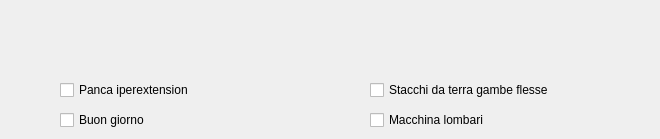
      <widget class="QWidget" name="tab_5">
       <attribute name="title">
        <string>Lombari</string>
       </attribute>
       <widget class="QCheckBox" name="checkBox_55">
        <property name="geometry">
         <rect>
          <x>60</x>
          <y>80</y>
          <width>281</width>
          <height>20</height>
         </rect>
        </property>
        <property name="text">
         <string>Panca iperextension</string>
        </property>
       </widget>
       <widget class="QCheckBox" name="checkBox_62">
        <property name="geometry">
         <rect>
          <x>60</x>
          <y>110</y>
          <width>281</width>
          <height>20</height>
         </rect>
        </property>
        <property name="text">
         <string>Buon giorno</string>
        </property>
       </widget>
       <widget class="QCheckBox" name="checkBox_57">
        <property name="geometry">
         <rect>
          <x>370</x>
          <y>110</y>
          <width>281</width>
          <height>20</height>
         </rect>
        </property>
        <property name="text">
         <string>Macchina lombari</string>
        </property>
       </widget>
       <widget class="QCheckBox" name="checkBox_65">
        <property name="geometry">
         <rect>
          <x>370</x>
          <y>80</y>
          <width>271</width>
          <height>20</height>
         </rect>
        </property>
        <property name="text">
         <string>Stacchi da terra gambe flesse</string>
        </property>
       </widget>
      </widget>
